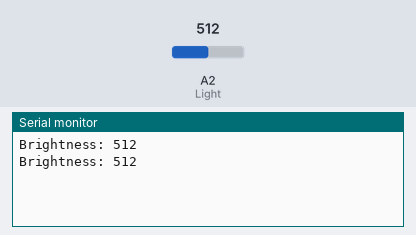
The sketch below on a simulated Arduino Uno, built with avr-gcc and run on an emulated ATmega328P. Parts: the last lines printed to the serial monitor. The inputs (shaded band) are chosen by the test bench; at power-on: A2 (Light) = 512.

Above: at 1.8 s.
1.9 s: A2 (Light) set to 716
At 2.4 s:
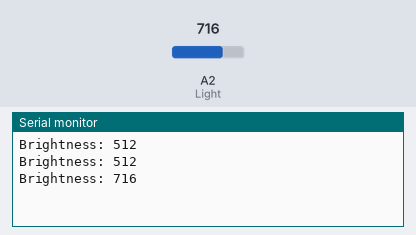
3.4 s: A2 (Light) set to 900
At 4.8 s:
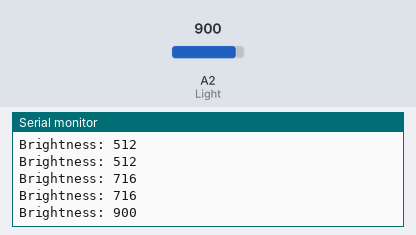
Timing chart, 0 to 6.4 s (numbered marks = the images above; inputs shaded):
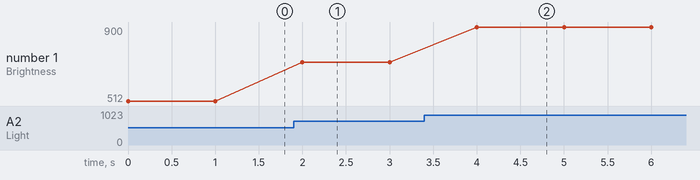

Measured:
- after the input at 1.9 s, the serial monitor: prints a new line after 0.10 s (image 1)
- after the input at 3.4 s, the serial monitor: prints a new line after 0.60 s (image 2)
- plotted number 1: 512 → 716 after the input at 1.9 s, 716 → 900 after the input at 3.4 s

The sketch:

TestingLight.ino
```cpp
//Defining Global Variables
// Rmb to change your Light port to the correct one:
int Light = A2;

void setup() {


// active the Serial Monitor
 Serial.begin(9600);

}

void loop() {
  // define the light sensor readings as BrightnessVal
int BrightnessVal= analogRead(Light);

 // print on Serial Monitor the outputs of the light sensors
  Serial.print("Brightness: ");
  Serial.println(BrightnessVal);

 //delay loop by 1 second; you can delete this if you want more responsive reading
  delay(1000);
}
```
